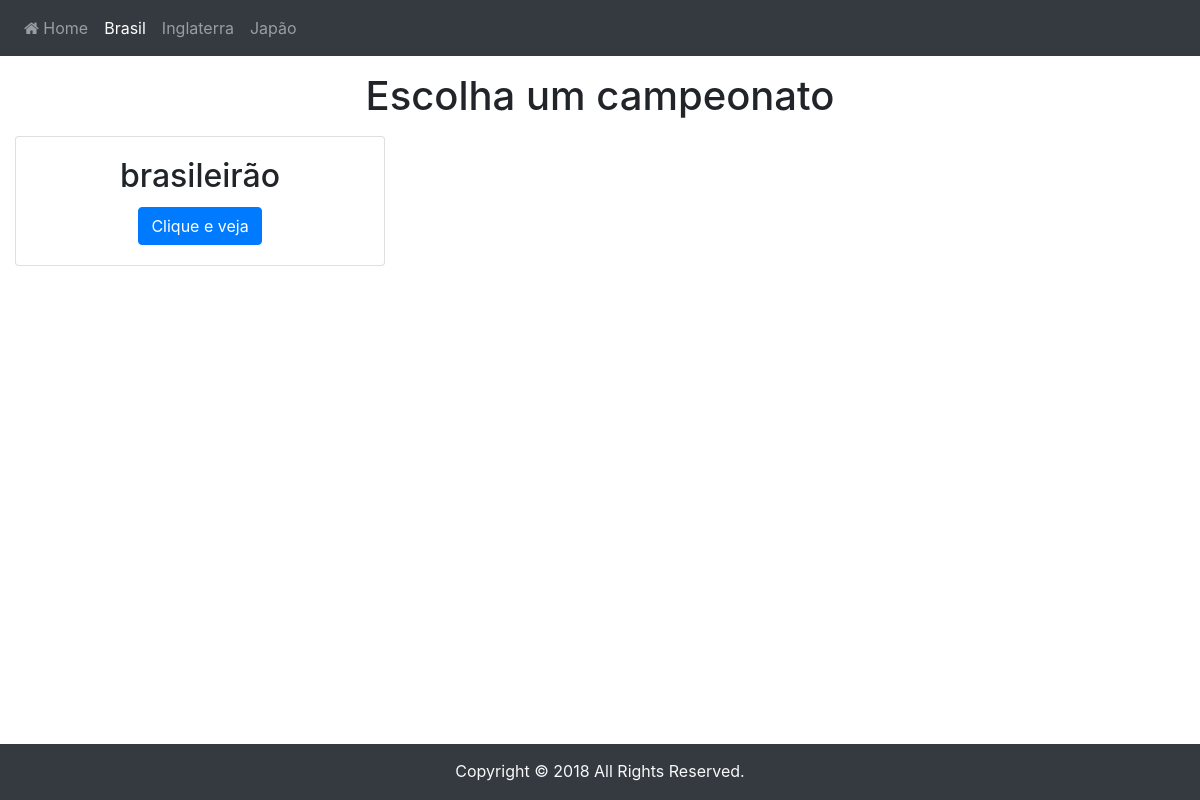
Page /Paginas/categorias.php?id=1 on the committed database.
### tables this page shows
CREATE TABLE `categorias` (
  `id` int(11) NOT NULL AUTO_INCREMENT,
  `nome` varchar(255) DEFAULT NULL,
  `status` int(11) DEFAULT NULL,
  PRIMARY KEY (`id`)
);

CREATE TABLE `sub_categorias` (
  `id` int(11) NOT NULL AUTO_INCREMENT,
  `categoria_id` int(11) DEFAULT NULL,
  `nome` varchar(255) DEFAULT NULL,
  `status` int(11) DEFAULT '1',
  PRIMARY KEY (`id`),
  KEY `fk_subcategoria_categoria` (`categoria_id`),
  CONSTRAINT `fk_subcategoria_categoria` FOREIGN KEY (`categoria_id`) REFERENCES `categorias` (`id`) ON DELETE NO ACTION ON UPDATE NO ACTION
);

### DAO/Banco.php (called while the page is built, shortened)
<?php
class Banco
{
    private $conn;
    function __construct($host = "localhost", $user = "root", $senha = "q1w2e3r4", $banco = "lojauninove")
    {
        $this->host = $host;
        $this->user = $user;
        $this->senha = $senha;
        $this->banco = $banco;
        $this->conn = new mysqli($this->host, $this->user, $this->senha, $this->banco);
    }
    public function getConn()
    {
        return $this->conn;
    }
}

### Controller/PageController.php (called while the page is built, shortened)
<?php
class PageController
{
    private $dao;
    function __construct()
    {
        $this->dao = new CategoriaDAO();
        $this->sub_cat_dao = new SubCategoriaDAO();
    }
    public function index(){
        return [
            "categorias" => $this->dao->getCategorias()
        ];
    }
    public function categorias($categoria_id){
        return $this->sub_cat_dao->getSubCategoriasByCategoria($categoria_id);
    }
}

### DAO/CategoriaDAO.php (called while the page is built, shortened)
<?php
class CategoriaDAO extends Banco
{
    public function getCategoria($id){
        $query = "SELECT id, nome, status FROM categorias WHERE id = ".$id;
        $stmt = $this->getConn()->prepare($query);
        $stmt->execute();
        $stmt->bind_result($id, $nome, $status);
        while($stmt->fetch()){
            $categoria = new Categoria();
            $categoria->setId($id);
            $categoria->setNome($nome);
            $categoria->setStatus($status);
        }
        return $categoria;
    }
    public function getCategorias(){
        $query = "SELECT id, nome, status FROM categorias";
        $stmt = $this->getConn()->prepare($query);
        $stmt->execute();
        $stmt->bind_result($id, $nome, $status);
        $categorias = [];
        while($stmt->fetch()){
            $categoria = new Categoria();
            $categoria->setId($id);
            $categoria->setNome($nome);
            $categoria->setStatus($status);
            $categorias[] = $categoria;
        }
        return $categorias;
    }
}

### Model/Categoria.php (called while the page is built, shortened)
<?php
class Categoria
{
    private $id;
    private $nome;
    public function getId()
    {
        return $this->id;
    }
    public function setId($id)
    {
        $this->id = $id;
    }
    public function getNome()
    {
        return $this->nome;
    }
    public function setNome($nome)
    {
        $this->nome = $nome;
    }
}

### DAO/SubCategoriaDAO.php (called while the page is built, shortened)
<?php
class SubCategoriaDAO extends Banco
{
    public function getSubCategoriasByCategoria($categoria_id){
        $cat_dao = new CategoriaDAO();
        $query = "SELECT id, nome, status, categoria_id FROM sub_categorias WHERE categoria_id = ".$categoria_id;
        $stmt = $this->getConn()->prepare($query);
        $stmt->execute();
        $stmt->bind_result($id, $nome, $status, $categoria_id);
        $sub_categorias = [];
        while($stmt->fetch()){
            $sub_categoria = new SubCategoria();
            $sub_categoria->setId($id);
            $sub_categoria->setNome($nome);
            $sub_categoria->setStatus($status);
            $sub_categoria->setCategoria($cat_dao->getCategoria($categoria_id));
            $sub_categorias[] = $sub_categoria;
        }
        return $sub_categorias;
    }
}

### Model/SubCategoria.php (called while the page is built, shortened)
<?php
class SubCategoria
{
    private $id;
    private $nome;
    public function getId()
    {
        return $this->id;
    }
    public function setId($id)
    {
        $this->id = $id;
    }
    public function getNome()
    {
        return $this->nome;
    }
    public function setNome($nome)
    {
        $this->nome = $nome;
    }
}

### Paginas/categorias.php (the view)
<?php
include '../Templates/header.php';
$sub_categorias = $controller->categorias($_GET['id']);
?>
<div class="container-fluid">
    <h1 class="text-center my-3">Escolha um campeonato</h1>
    <div class="row">
        <?php foreach ($sub_categorias as $s):?>
            <div class="col-md-12 col-lg-4">
                <div class="card text-center">
                    <div class="card-body">
                        <h2 class="card-title"><?php echo $s->getNome()?></h2>
                        <a class="btn btn-primary" href="/Paginas/categorias_detalhes.php?id=<?php echo $s->getId()?>">
                            Clique e veja
                        </a>
                    </div>
                </div>
            </div>
        <?php endforeach;?>
    </div>
</div>
<?php include '../Templates/footer.php' ?>

### Templates/menu.php (shortened to what this page needs)
<nav class="navbar navbar-expand-lg navbar-dark bg-dark">
    <div class="collapse navbar-collapse" id="navbarSupportedContent">
        <ul class="navbar-nav mr-auto">
            <li class="nav-item <?php echo empty($_GET['id']) ? 'active' : '' ?>">
                <a class="nav-link" href="/Paginas/home.php">
                    <i class="fa fa-home"></i>
                    Home
                </a>
            </li>
            <?php foreach($page['categorias'] as $cat):?>
                <li class="nav-item <?php echo $cat->getId() == @$_GET["id"] ? 'active' : '' ?>">
                    <a class="nav-link" href="/Paginas/categorias.php?id=<?php echo $cat->getId()?>"><?php echo $cat->getNome()?></a>
                </li>
            <?php endforeach;?>
        </ul>
    </div>
</nav>

### Templates/css/style.css (style rules this page uses)
html,body { width: 100%; height: 100%; float: left; }

### rows in the picture
categorias: nome "Brasil"
categorias: nome "Inglaterra"
categorias: nome "Japão"
sub_categorias: nome "brasileirão"
